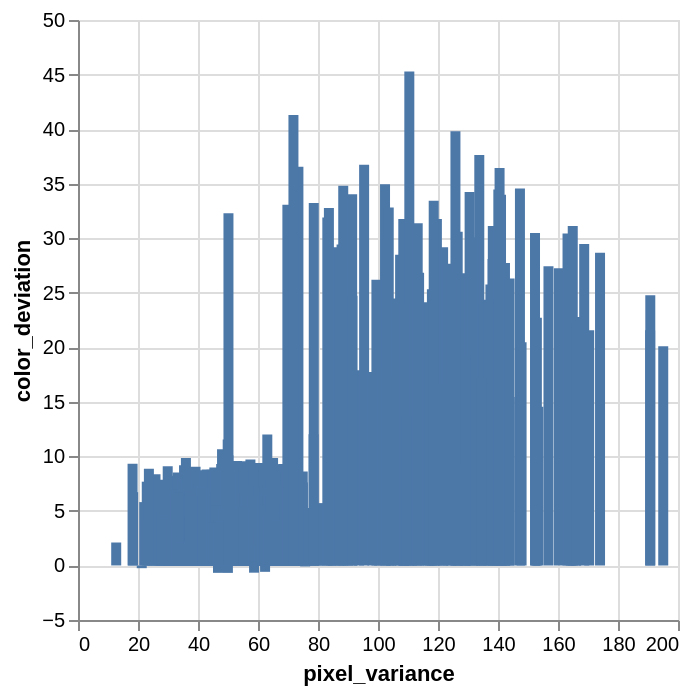

Here is the notebook cell this chart was saved with:
### Code cell
# prompt: Using dataframe df: pixel_variance between color_deviation	average visualization bar chart

import altair as alt
# Create a bar chart showing the relationship between pixel_variance and color_deviation
chart = alt.Chart(df).mark_bar().encode(
    x='pixel_variance',  # Use pixel_variance for the x-axis
    y='color_deviation'  # Use color_deviation for the y-axis
)
# Display the chart
chart

### Figure 1 — Vega-Lite specification as saved in the notebook (floating-point values rounded to 4 significant figures; data arrays with more than 128 entries replaced by an {"elided": "..."} marker saying what was removed)
{"config": {"view": {"continuousWidth": 300, "continuousHeight": 300}}, "data": {"name": "data-a1128105ddbcfa485e65dd1a6b6b3e71"}, "mark": {"type": "bar"}, "encoding": {"x": {"field": "pixel_variance", "type": "quantitative"}, "y": {"field": "color_deviation", "type": "quantitative"}}, "$schema": "https://vega.github.io/schema/vega-lite/v5.20.1.json", "datasets": {"data-a1128105ddbcfa485e65dd1a6b6b3e71": {"elided": "1000 records"}}}
